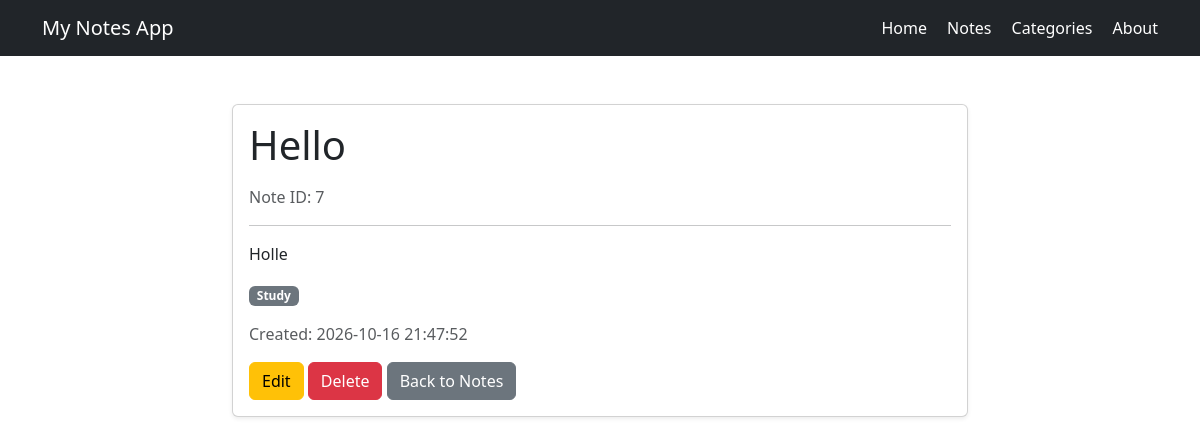
/notes/7, run on an earlier commit of the app's database.
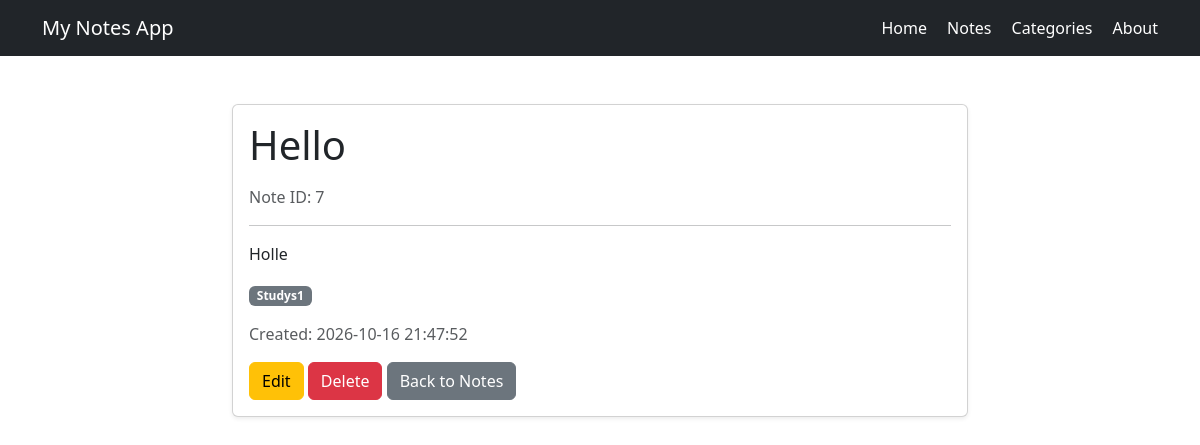
And on a later commit of the database.
### tables this page shows
CREATE TABLE notes (
            id INTEGER PRIMARY KEY AUTOINCREMENT,
            title TEXT NOT NULL,
            content TEXT NOT NULL
        , category TEXT NOT NULL DEFAULT 'General', created_at TEXT NOT NULL DEFAULT '');

### app.py (the view)
@app.route("/notes/<int:note_id>")
def view_note(note_id):
    note = find_note(note_id)
    if note is None:
        abort(404)
    return render_template(
        "view_note.html",
        note=note
    )

### app.py (called while the page is built)
def get_db_connection():
    connection = sqlite3.connect(DATABASE)
    connection.row_factory = sqlite3.Row
    return connection

def find_note(note_id):
    connection = get_db_connection()
    note = connection.execute(
        "SELECT * FROM notes WHERE id = ?",
        (note_id,)
    ).fetchone()
    connection.close()
    return note

### templates/view_note.html (shortened to what this page needs)
{% extends "base.html" %}
{% block content %}
<div class="row justify-content-center">
    <div class="col-md-8">
        <div class="card shadow-sm">
            <div class="card-body">
                <h1 class="card-title mb-3">
                    {{ note.title }}
                </h1>
                <p class="text-muted">
                    Note ID: {{ note.id }}
                </p>
                <hr>
                <p class="card-text">
                    {{ note.content }}
                </p>
                <div class="mb-3">
                    <span class="badge bg-secondary">
                        {{ note.category }}
                    </span>
                </div>
                <p class="text-muted">
                    Created: {{ note.created_at }}
                </p>
                <a
                    href="{{ url_for('edit_note', note_id=note.id) }}"
                    class="btn btn-warning"
                >
                    Edit
                </a>
                <form
                    method="POST"
                    action="{{ url_for('delete_note', note_id=note.id) }}"
                    class="d-inline"
                    onsubmit="return confirm('Are you sure you want to delete this note?');"
                >
                    <button
                        type="submit"
                        class="btn btn-danger"
                    >
                        Delete
                    </button>
                </form>
                <a
                    href="{{ url_for('notes') }}"
                    class="btn btn-secondary"
                >
                    Back to Notes
                </a>
            </div>
        </div>
    </div>
</div>
{% endblock %}

What changed in the data, as far as the page shows it:
changed notes "Hello": category "Study" → "Studys1"
